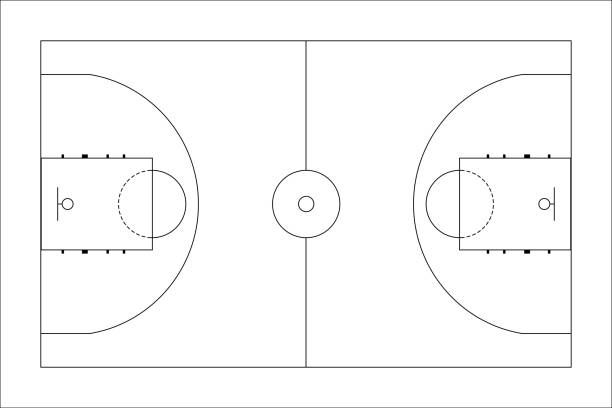
#> input picture images/basketball.jpg, 612 x 408 px
$ python eulerianPath.py
#> lines starting #> are read from the running program, lines starting #| are printed output that depends on the picture; after the words box and inside, x2 and y2 are one past the last pixel; in counts of white or black regions, pixels touching at a corner belong together
import cv2
import numpy as np
from skimage.morphology import skeletonize
import matplotlib.pyplot as plt
from collections import defaultdict
import csv
import networkx as nx
from networkx.algorithms.euler import eulerize
import os

# Load and preprocess image
print("Eulerian Path Generation")
path = input("Enter full path of image\n")
#> the answer given: images/basketball.jpg
image = cv2.imread(path)
#> image is the input picture: shape (408, 612, 3); min 0, max 255, mean 250
image = cv2.resize(image,(1920, 1080))
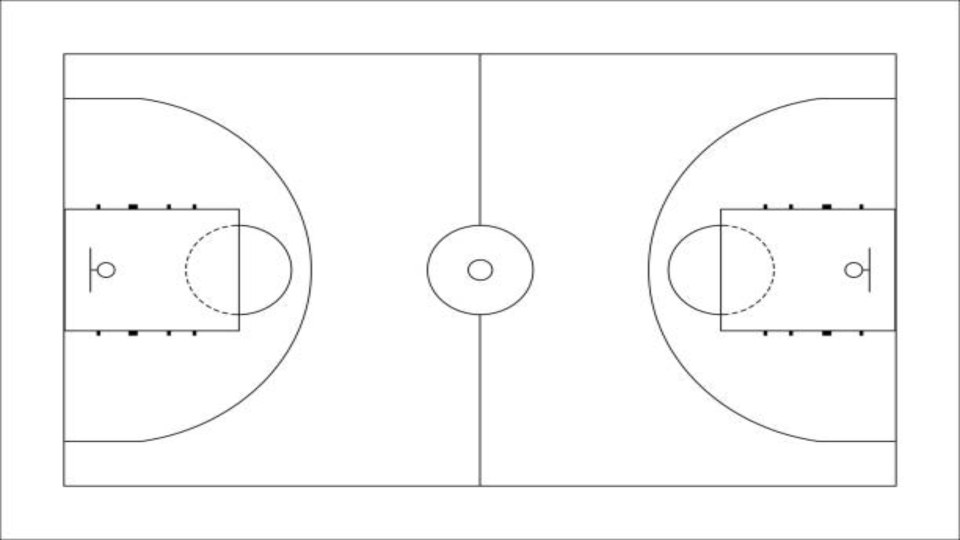
#> image: shape (1080, 1920, 3) (shown at 1/2 size); min 0, max 255, mean 250
gray = cv2.cvtColor(image, cv2.COLOR_BGR2GRAY)
_, binary = cv2.threshold(gray, 127, 255, cv2.THRESH_BINARY_INV)
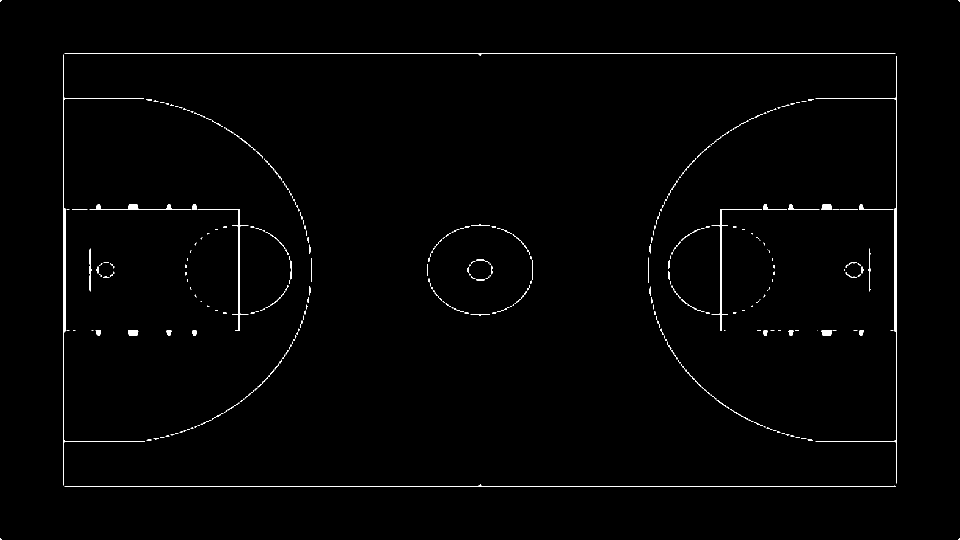
#> binary: shape (1080, 1920) (shown at 1/2 size); 0.88% white; 431 white regions (359 under 20 px), largest, box (x1, y1, x2, y2) and area: (126, 109, 290, 971) 2921, (1631, 112, 1794, 967) 2277, (129, 107, 1791, 112) 1676
binary_bool = binary > 0
skeleton = skeletonize(binary_bool)
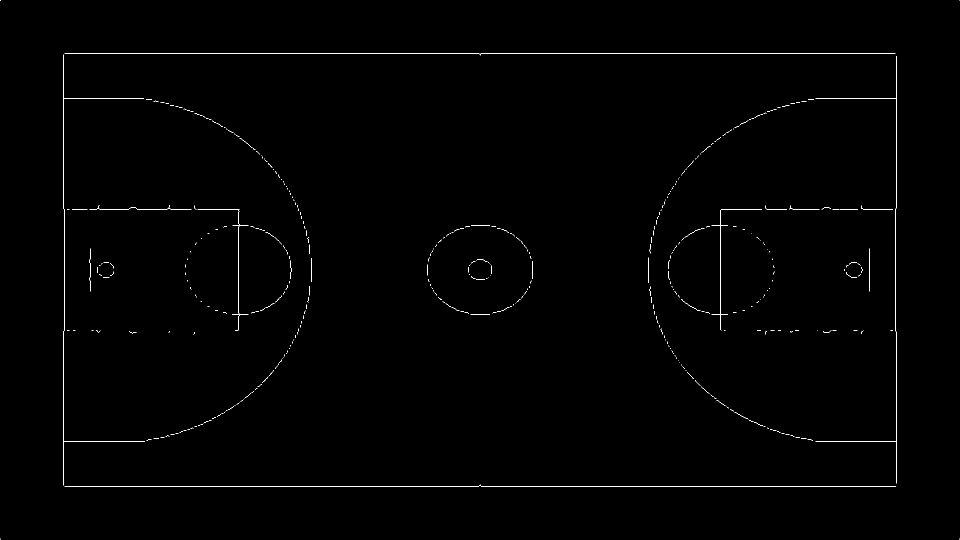
#> skeleton: shape (1080, 1920) bool (shown at 1/2 size); 0.48% white in thin lines or dots
skeleton_img = (skeleton * 255).astype(np.uint8)
#> skeleton_img: shape (1080, 1920); 0.48% white in thin lines or dots

plt.imshow(skeleton_img, cmap='gray')
plt.title("Skeleton Image")
plt.axis('off')
plt.show()

# Find contours on skeleton image
contours, _ = cv2.findContours(skeleton_img, cv2.RETR_LIST, cv2.CHAIN_APPROX_NONE)
#> contours = 431 contours, all with area under 20
print(f"Number of contours found: {len(contours)}")
#| Number of contours found: 431

graph = defaultdict(list)
all_edges = set()

for cnt in contours:
    points = [tuple(pt[0]) for pt in cnt]

    for i in range(len(points) - 1):
        pt1 = points[i]
        pt2 = points[i + 1]

        if pt1 != pt2:
            # Add both directions (undirected)
            graph[pt1].append(pt2)
            graph[pt2].append(pt1)

            # Store unique edge (sorted to remove directionality)
            edge = tuple(sorted((pt1, pt2)))
            all_edges.add(edge)
#> this loop made 431 passes
#> points on passes 1, 2, 41: [(1919, 1077), (1918, 1078)], [(0, 1077), (1, 1078)], [(450, 823), (449, 824), (448, 824), (449, 824)]
#> after the loop, all_edges = 9562 items

print(f"Total unique edges: {len(all_edges)}")
#| Total unique edges: 9562

# Build an undirected graph
G = nx.Graph()

# Add edges to the graph
for pt1, pt2 in all_edges:
    G.add_edge(pt1, pt2)
#> this loop made 9562 passes
#> (pt1, pt2) on passes 1 to 3: ((1711, 660), (1712, 660)), ((334, 207), (335, 207)), ((128, 488), (128, 489))

# Check if Eulerian path exists
if nx.is_eulerian(G):
    print("Graph has an Eulerian circuit.")
    euler_path = list(nx.eulerian_circuit(G))
elif nx.has_eulerian_path(G):
    print("Graph has an Eulerian path.")
    euler_path = list(nx.eulerian_path(G))
else:
    print("Graph does not have an Eulerian path or circuit.")
    euler_path = []

# Convert Eulerian edge path to node path
if euler_path == []:
    waypoints = []
    components = list(nx.connected_components(G))
#> components = 419 items
    print(f"Graph has {len(components)} connected components.")
#| Graph has 419 connected components.
    for i, component_nodes in enumerate(components):
        subgraph = G.subgraph(component_nodes).copy()

        if not nx.is_connected(subgraph):
            continue  # Skip if somehow still disconnected

        # Ensure Eulerian
        if not nx.is_eulerian(subgraph):
            try:
                subgraph = eulerize(subgraph)
            except:
                print(f"Could not eulerize component {i}")
                continue

        # Get Eulerian circuit
        circuit = list(nx.eulerian_circuit(subgraph))
        if not circuit:
            continue

        # Convert edges to path
        subpath = [circuit[0][0]] + [v for _, v in circuit]
        waypoints.extend(subpath)
#> this loop made 419 passes
#> (circuit, subpath) on passes 47, 50: ([((528, 317), (528, 318)), ((528, 318), (528, 317))], [(528, 317), (528, 318), (528, 317)]), ([((939, 548), (939, 549)), ((939, 549), (939, 548))], [(939, 548), (939, 549), (939, 548)])
#> after the loop, waypoints = 19488 pairs, first value 0 to 1919, second value 0 to 1078
else:
    waypoints = [euler_path[0][0]] + [v for u, v in euler_path] if euler_path else []
print(f"Eulerian path length: {len(waypoints)}")
#| Eulerian path length: 19488

# Simplify path
waypoints_np = np.array(waypoints, dtype=np.int32).reshape((-1, 1, 2))
#> waypoints_np = contour of 19488 points, box (x1, y1, x2, y2) (0, 0, 1920, 1079), area 1862230
epsilon = 2.0
simplified = cv2.approxPolyDP(waypoints_np, epsilon, False)
#> simplified = contour of 1028 points, box (x1, y1, x2, y2) (0, 0, 1920, 1078), area 1867874
simplified_waypoints = [tuple(pt[0]) for pt in simplified]
#> simplified_waypoints = 1028 pairs, first value 0 to 1919, second value 0 to 1077
print(f"Simplified waypoints: {len(simplified_waypoints)}")
#| Simplified waypoints: 1028

# Draw path
path_img = np.zeros_like(image)
for i in range(len(simplified_waypoints) - 1):
    cv2.line(path_img, simplified_waypoints[i], simplified_waypoints[i+1], (0, 255, 0), 2)
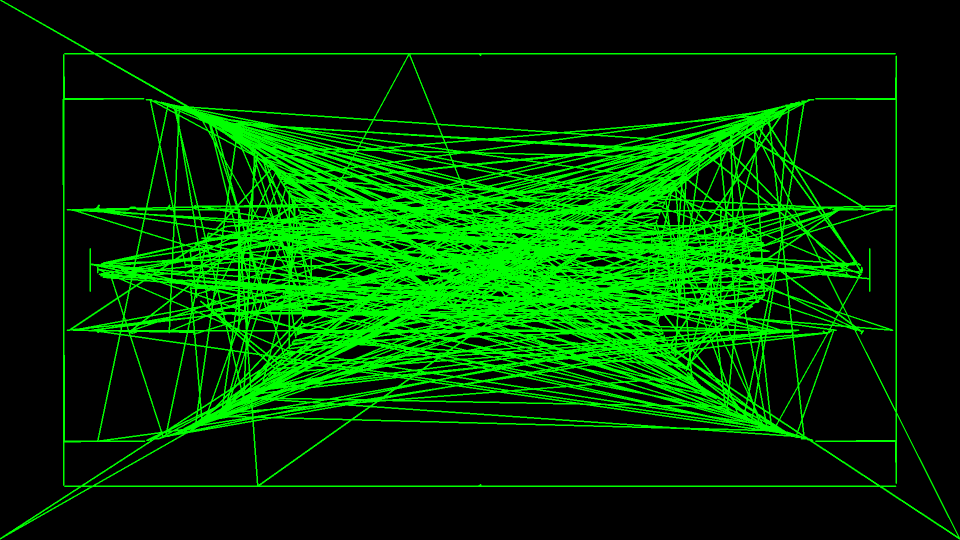
#> path_img: shape (1080, 1920, 3) (shown at 1/2 size); mean of channels 0, 1, 2 0, 59.4, 0; drawn as B, G, R

plt.imshow(cv2.cvtColor(path_img, cv2.COLOR_BGR2RGB))
plt.title("Eulerian Robot Path")
plt.axis('off')
imgoppath = os.path.join("robotpaths",f"Eulerian_output_path_{os.path.splitext(os.path.basename(path))[0]}.png")
plt.savefig(imgoppath, dpi=300, bbox_inches='tight')
plt.show()

destination_folder = r"\\wsl.localhost\Ubuntu-24.04\home\dwarakesh\ROS2Projects\ros2_ws\waypointcsvs"
destination_path = os.path.join(destination_folder,f"Eulerian_output_waypoints_{os.path.splitext(os.path.basename(path))[0]}.csv")
with open(destination_path, 'w', newline='') as file:
    writer = csv.writer(file)

    # Write each tuple as a row
    for row in simplified_waypoints:
        writer.writerow(row)
#> this loop made 1028 passes
#> row on passes 1 to 3: (1713, 660), (331, 207), (336, 207)
    writer.writerow(simplified_waypoints[0])
